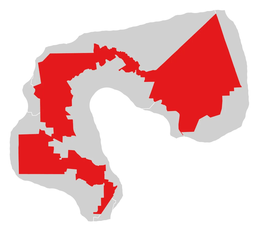
#> input picture images/gerrymandering_test_texas.png, 256 x 225 px, shrunk from 992 x 873 before the run; its folder holds 5 pictures in this run
$ python reading_images.py
#> lines starting #> are read from the running program, lines starting #| are printed output that depends on the picture; after the words box and inside, x2 and y2 are one past the last pixel; in counts of white or black regions, pixels touching at a corner belong together
import numpy as np
from PIL import Image
from collections import deque
import math
import shapely.geometry as s
import shapely
from shapely.ops import triangulate
import anytree
import os
from skimage.draw import line
from scipy import ndimage

#setting the relevant values
reduction_factor = 0.75

extrusion = 25 # how much extrusion the mesh should be given in the z direction
open_backed = True
create_offset_socket = True
offset_scalar = 5
offset_point_distance_proportion = 0.75

relocation_iterations = 0 # the maximum number of times that the relocate_points() function will preform the relocation algorithm -- small numbers good to use when the reference is large
base_relocation_iterations_on_num_points = False # if True, the maximum number of relocation algorithm iterations in relocate_points() will be the length of the group of points in consideration; if False, the max will be relocation_iterations --This should be set to False if the reference is large
only_relocate_outliers = True # if True, preforms the relocation algorithm on only points whose neighbor distances are above the average distance; if False, it preforms the relocation operation on every point

check_collisions_with_offset_points = False # When creating offset points, the candidate offset point will be discarded if there is a point on the origional mesh within certain radius of the candidate, if this is True, then the candidate will also be discarded if it's too close to another offset point. - this acts in the is_point_collision() function
offset_collision_radius_divisor = 3 # When doing the collision check with offset points and a candidate point, this, is used as the divisor of the acceptable radius in the is_collision() function, as a smaller radius is usually desirable for the offset points (allowing them to be closer to eachother than the distance they can be from an og mesh point)

# opening the reference image
reference_name = "gerrymandering_test_texas"
reference_path = f"images/{reference_name}.png"
print(f"preforming operations on: '{reference_name}'")

reference_image = Image.open(reference_path)
#> reference_image is the input picture: PIL image 256x225 RGBA; mean R, G, B, A 237.1, 194, 194.5, 255


# now we will add white padding all around the image as a border
borderless_pixels = list(reference_image.getdata())
#> borderless_pixels = 57600 items

border_size = offset_scalar + 1

new_width = reference_image.width + 2 * border_size
new_height = reference_image.height + 2 * border_size
bordered_image = Image.new("RGB", (new_width, new_height), (255, 255, 255))
#> bordered_image: PIL image 268x237 RGB; every value is 255
bordered_image.paste(reference_image, (border_size, border_size)) #paste original image onto the center of the bordered image (paste places the inputted image's top left at the (x,y) point inputted)
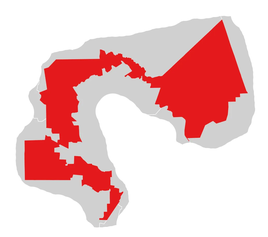
#> bordered_image: PIL image 268x237 RGB; mean R, G, B 238.7, 199.6, 200.2

reference_image = bordered_image

# now we continue analyzing etc. with the bordered image
reference_pixels = list(reference_image.getdata())
#> reference_pixels = 63516 items
reference_size = reference_image.size # getting the refence image's size in (x-pixles,y-pixels) format
x_size = reference_size[0]
y_size = reference_size[1]


# making a greyscale version of the reference image
reference = []
for p in reference_pixels:
    avg = (p[0]+p[1]+p[2])/3
    reference.append((avg,avg,avg))
#> after the loop, reference = 63516 items

# take the greyscale image and make it purely black and white
bw_threshold = 150
bw_reference = []
for p in reference:
    if p[0] >= bw_threshold: #if the pixel has value over threshold (ie. pixel is too light), we make it white
        bw_reference.append((255,255,255))
    else: #if value is black enough, we make it black
        bw_reference.append((0,0,0))
#> after the loop, bw_reference = 63516 items


# To store the data we want, we'll use a series of 2d Arrays. These will store: bw pixel value, group number, is this pixel an edge pixel for its group

#first we create an array for the black-white pixel value, black will be represented as True (1), white as False (0)
pixel_list = [] # a 2D list as specified
temp_list = []
for p in bw_reference: #converting all pixel values in bw_reference to 0s and 1s and storing them in pixel_list accordingly
    if len(temp_list) == reference_size[0]:
        pixel_list.append(temp_list)
        temp_list = []

    if p[0] == 0:
        temp_list.append(1)
    else:
        temp_list.append(0)
#> after the loop, pixel_list = 236 items; temp_list = 268 values from 0 to 0
pixel_list.append(temp_list)

pixel_array = np.array(pixel_list,dtype=bool) # this stores booleans, true means there is a black pixel at said location, false means there is not a black pixel at said location
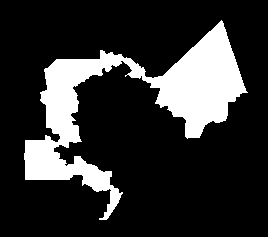
#> pixel_array: shape (237, 268) bool; 19.2% white; 1 white region, box (x1, y1, x2, y2) and area: (24, 20, 248, 220) 12205


print("doing flood fill...")
# now we do a flood fill to assign groupIDs to all pixel objects (white pixels have groupID None)
visited_spots = np.array([[0 for x in range(reference_size[0])]for y in range(reference_size[1])], dtype=bool) # a key of visited spots, False(0) means we haven't visited, True(1) means we have. use this for any given pixel to see if we've visited

points_by_group = []
groupID_array = np.array([[None for x in range(reference_size[0])]for y in range(reference_size[1])]) #2d array that stores the group id for a pixel at a point, None if it's a white pixel

group_index = 0
for y in range(reference_size[1]):
    for x in range(reference_size[0]):
        curr = pixel_array[y][x] # gives boolean: True if pixel is black, False if not

        if not visited_spots[y][x]: # if the pixel under consideration hasn't been visited

            if not curr: #if location does not have a black pixel we mark as visited and move on
                visited_spots[y][x] = True
            else:
                queue = deque() #create a queue
                queue.append((x,y))
                group = []
                while len(queue)!=0: #while queue isn't empty we keep looking at neighbors of the queue and assigning them IDs of said group
                    upNext = queue.pop()
                    groupID_array[upNext[1]][upNext[0]] = group_index #assigning the group index for this group
                    group.append(upNext)
                    visited_spots[upNext[1],upNext[0]] = True #marking this pixel as visited
                    for next_point in [[upNext[0]-1, upNext[1]], [upNext[0]+1, upNext[1]], [upNext[0], upNext[1]-1], [upNext[0], upNext[1]+1]]:
                        if next_point[0]>=0 and next_point[1]>=0 and next_point[0]<x_size and next_point[1]<y_size: #if location is valid
                            if not visited_spots[next_point[1]][next_point[0]] and pixel_array[next_point[1]][next_point[0]]: #if the pixel at the potential neighbor position isn't already visited and has a black pixel, we add to queue to check
                                queue.append((next_point[0],next_point[1]))
                group_index +=1
                points_by_group.append(group)
#> visited_spots: shape (237, 268) bool; every value is 1
#> (the rest of the program and of its run is left out)
